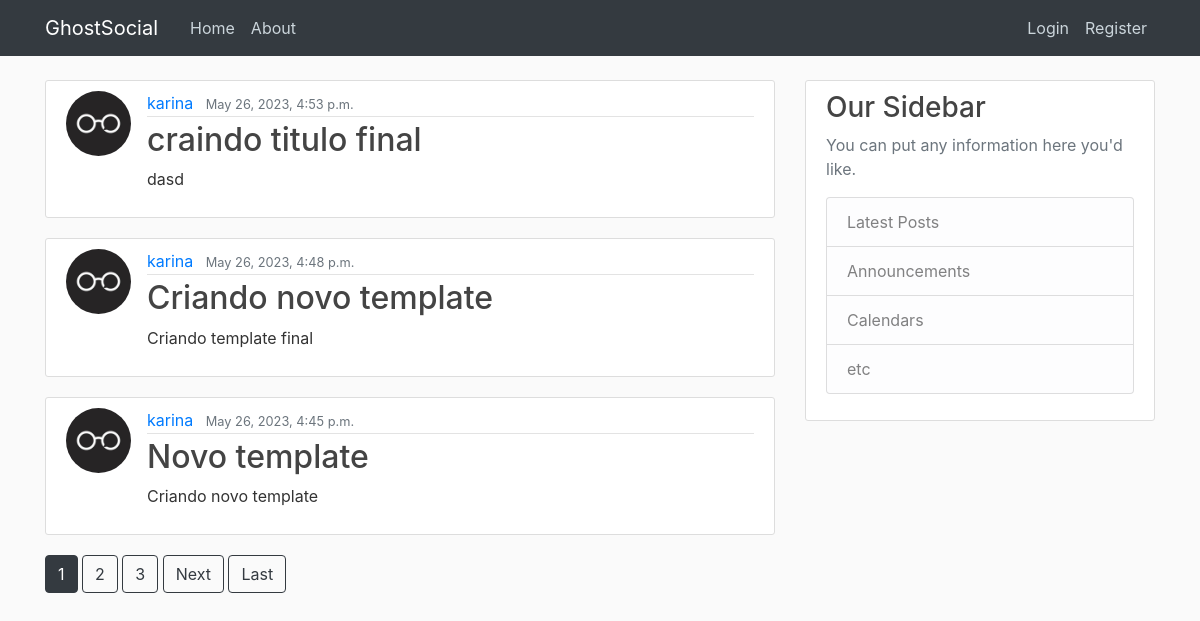
The page / on the database its author committed.
### blog/models.py (models this page shows, shortened)
class Post(models.Model):
    title = models.CharField(max_length=50)
    content = models.TextField()
    datePost = models.DateTimeField(auto_now_add=True)
    author = models.ForeignKey(User, default="Excluido", on_delete=models.SET_DEFAULT)

### users/models.py (models this page shows, shortened)
class Profile(models.Model):
    user = models.OneToOneField(User, on_delete=models.CASCADE)
    image = models.ImageField(default='default.jpg', upload_to='profile_pics')

### blog/views.py (the view)
# urls.py: path('', PostListView.as_view(), name='blog-home'),
class PostListView(ListView):
    model = Post
    template_name = 'blog/home.html'
    context_object_name = 'posts'
    ordering = ['-datePost']
    paginate_by = 3

### blog/templates/blog/home.html (shortened to what this page needs)
{% extends "blog/base.html" %}
{% block content %}
    {% for post in posts %}
        <article class="media content-section">
        <img class = "rounded-circle article-img" src="{{ post.author.profile.image.url }}">
          <div class="media-body">
            <div class="article-metadata">
              <a class="mr-2" href="{% url 'user-post' post.author.username %}">{{ post.author }}</a>
              <small class="text-muted">{{ post.datePost }}</small>
            </div>
            <h2><a class="article-title" href="{% url 'post-detail' post.id %}">{{ post.title }}</a></h2>
            <p class="article-content">{{ post.content }}</p>
          </div>
        </article>
    {% endfor %}
    {% if is_paginated %}
        {% for num in page_obj.paginator.page_range %}
            {% if page_obj.number == num %}
                <a class="btn btn-dark mb-4" href="?page={{ num }}">{{ num }}</a>
            {% elif num > page_obj.number|add:'-3' and num < page_obj.number|add:'3' %}
                <a class="btn btn-outline-dark mb-4" href="?page={{ num }}">{{ num }}</a>
            {% endif %}
        {% endfor %}
        {% if page_obj.has_next %}
            <a class="btn btn-outline-dark mb-4" href="?page={{ page_obj.next_page_number }}">Next</a>
            <a class="btn btn-outline-dark mb-4" href="?page={{ page_obj.paginator.num_pages }}">Last</a>
        {% endif %}
    {% endif %}
{% endblock content %}

### blog/static/blog/main.css (style rules this page uses)
body { background: #fafafa; color: #333333; margin-top: 5rem; }
h1, h2, h3, h4, h5, h6 { color: #444444; }
.content-section { background: #ffffff; padding: 10px 20px; border: 1px solid #dddddd; border-radius: 3px; margin-bottom: 20px; }
.article-title { color: #444444; }
.article-content { white-space: pre-line; }
.article-img { height: 65px; width: 65px; margin-right: 16px; }
.article-metadata { padding-bottom: 1px; margin-bottom: 4px; border-bottom: 1px solid #e3e3e3 }

### rows shown on the page
Post: author.profile.image (placeholder picture), author "karina", datePost "May 26, 2023, 4:53 p.m.", title "craindo titulo final", content "dasd"
Post: author.profile.image (placeholder picture), author "karina", datePost "May 26, 2023, 4:48 p.m.", title "Criando novo template", content "Criando template final"
Post: author.profile.image (placeholder picture), author "karina", datePost "May 26, 2023, 4:45 p.m.", title "Novo template", content "Criando novo template"

### other values the page prints
{{ num }} "1"
{{ num }} "2" "3"
